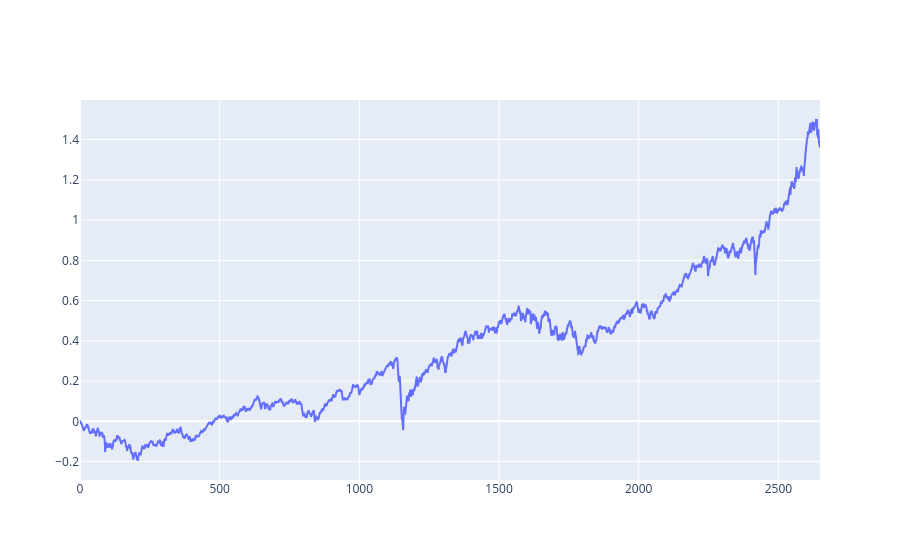

The notebook cell this image was saved under:
### Code cell
# plot returns

total_return = returns_all @ optimal_w # shape (T,)
cumulative_returns = np.cumprod(total_return + 1) - 1
plot = go.Figure()
plot.add_trace(go.Scatter(x=list(range(T)), y=cumulative_returns))
plot.show()

### Figure 1 — Plotly figure (JSON) as saved in the notebook; plotly's stock layout.template omitted (floating-point values rounded to 4 significant figures; data arrays with more than 128 entries replaced by an {"elided": "..."} marker saying what was removed)
{"data": [{"type": "scatter", "x": {"elided": "2650 int values"}, "y": {"elided": "2650 float values"}}], "layout": {}}
